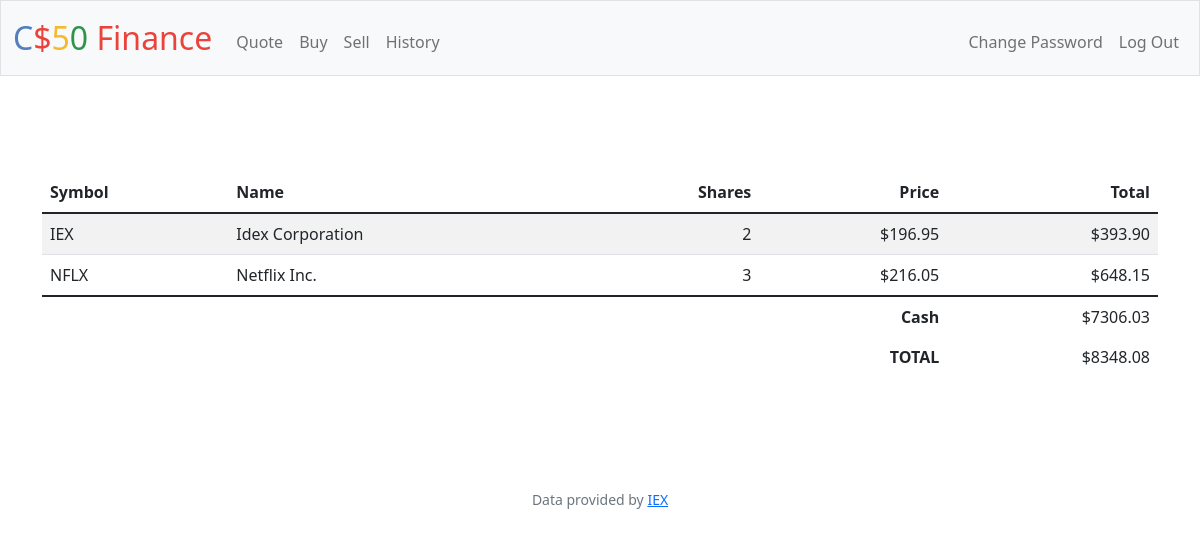
Page / (signed in) on the earlier database version.
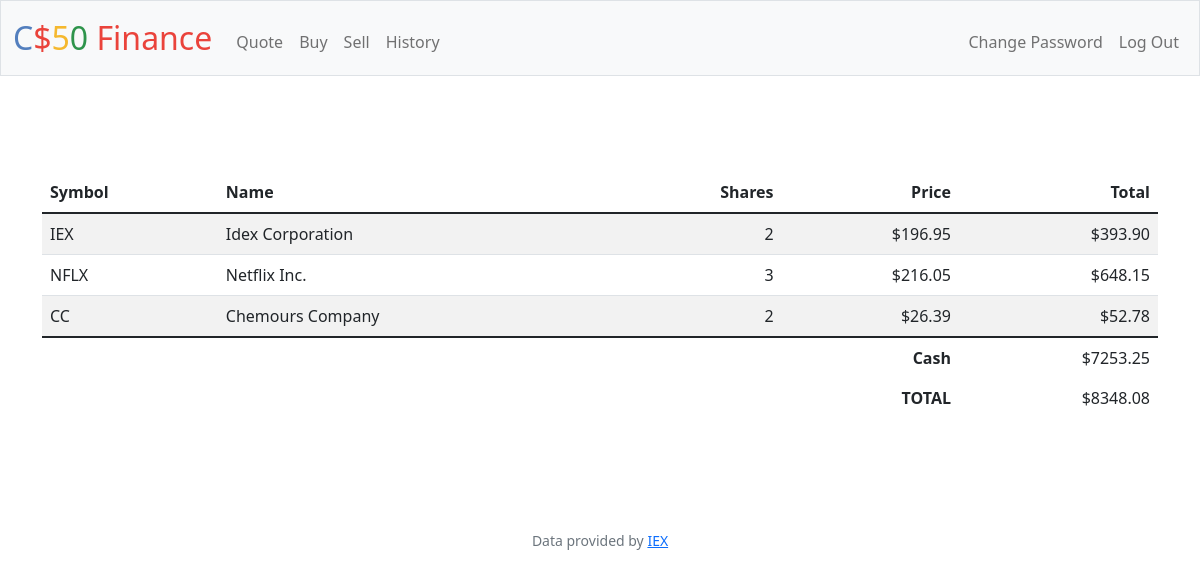
Same page on the later database version.
### tables this page shows
CREATE TABLE shares (
user_id INTEGER,
symbol TEXT NOT NULL,
name TEXT NOT NULL,
amount INTEGER NOT NULL,
price INTEGER NOT NULL,
timestamp DATETIME DEFAULT CURRENT_TIMESTAMP,
FOREIGN KEY(user_id) REFERENCES users(id)
);

CREATE TABLE users (id INTEGER PRIMARY KEY AUTOINCREMENT NOT NULL, username TEXT NOT NULL, hash TEXT NOT NULL, cash NUMERIC NOT NULL DEFAULT 10000.00);

### app.py (the view)
@app.route("/")
@login_required
def index():
    id = session["user_id"]
    shares = db.execute("SELECT * FROM shares WHERE user_id=?", id)
    cash = db.execute("SELECT cash FROM users WHERE id=?", id)
    return render_template("index.html", shares=shares, cash=cash[0])

### app.py (called while the page is built)
@app.after_request
def after_request(response):
    response.headers["Cache-Control"] = "no-cache, no-store, must-revalidate"
    response.headers["Expires"] = 0
    response.headers["Pragma"] = "no-cache"
    return response

### helpers.py (called while the page is built)
def login_required(f):
    @wraps(f)
    def decorated_function(*args, **kwargs):
        if session.get("user_id") is None:
            return redirect("/login")
        return f(*args, **kwargs)
    return decorated_function

### templates/index.html (shortened to what this page needs)
{% extends "layout.html" %}
{% block main %}
<main class="container py-5 text-center">
    <table class="table table-striped">
        <thead>
            <tr>
                <th class="text-start">Symbol</th>
                <th class="text-start">Name</th>
                <th class="text-end">Shares</th>
                <th class="text-end">Price</th>
                <th class="text-end">Total</th>
            </tr>
        </thead>
        <tbody>
            {% set ns = namespace (y = 0) %}
            {% for share in shares %}
            <tr>
                <td class="text-start">{{ share["symbol"] }}</td>
                <td class="text-start">{{ share["name"] }}</td>
                <td class="text-end">{{ share["amount"] }}</td>
                <td class="text-end">${{ share["price"] }}</td>
                {% set x =  share["price"]*share["amount"]  %}
                {% set ns.y = ns.y + x %}
                <td class="text-end">{{ "$%.2f"|format(x) }}</td>
            </tr>
            {% endfor %}
        </tbody>
        <tfoot>
            <tr>
                <td class="border-0 fw-bold text-end" colspan="4">Cash</td>
                {% set money = cash["cash"] %}
                <td class="border-0 text-end">{{ "$%.2f"|format(money) }}</td>
            </tr>
            <tr>
                <td class="border-0 fw-bold text-end" colspan="4">TOTAL</td>
                {% set total = ns.y + cash["cash"] %}
                <td class="border-0 w-bold text-end">{{ "$%.2f"|format(total) }}</td>
            </tr>
        </tfoot>
    </table>
</main>
{% endblock %}

### templates/layout.html (shortened to what this page needs)
<!DOCTYPE html>
<html lang="en">
    <head>
        <link href="https://cdn.jsdelivr.net/npm/bootstrap@5.1.3/dist/css/bootstrap.min.css" rel="stylesheet">
        <link href="/static/styles.css" rel="stylesheet">
    </head>
    <body>
        <nav class="bg-light border navbar navbar-expand-md navbar-light">
            <div class="container-fluid">
                <a class="navbar-brand" href="/"><span class="blue">C</span><span class="red">$</span><span class="yellow">5</span><span class="green">0</span> <span class="red">Finance</span></a>
                <div class="collapse navbar-collapse" id="navbar">
                    {% if session["user_id"] %}
                        <ul class="navbar-nav me-auto mt-2">
                            <li class="nav-item"><a class="nav-link" href="/quote">Quote</a></li>
                            <li class="nav-item"><a class="nav-link" href="/buy">Buy</a></li>
                            <li class="nav-item"><a class="nav-link" href="/sell">Sell</a></li>
                            <li class="nav-item"><a class="nav-link" href="/history">History</a></li>
                        </ul>
                        <ul class="navbar-nav ms-auto mt-2">
                            <li class="nav-item"><a class="nav-link" href="/changepass">Change Password</a></li>
                            <li class="nav-item"><a class="nav-link" href="/logout">Log Out</a></li>
                        </ul>
                    {% else %}
                        <ul class="navbar-nav ms-auto mt-2">
                            <li class="nav-item"><a class="nav-link" href="/register">Register</a></li>
                            <li class="nav-item"><a class="nav-link" href="/login">Log In</a></li>
                        </ul>
                    {% endif %}
                </div>
            </div>
        </nav>
        <main class="container-fluid py-5 text-center">
            {% block main %}{% endblock %}
        </main>
        <footer class="mb-5 small text-center text-muted">
            Data provided by <a href="https://iexcloud.io/">IEX</a>
        </footer>
    </body>
</html>

### static/styles.css (style rules this page uses)
nav .navbar-brand { font-size: xx-large; }
nav .navbar-brand .blue { color: #537fbe; }
nav .navbar-brand .red { color: #ea433b; }
nav .navbar-brand .yellow { color: #f5b82e; }
nav .navbar-brand .green { color: #2e944b; }

Differences in the rows shown:
added shares: symbol "CC", name "Chemours Company", amount "2", price "26.39", x "$52.78"
changed users: cash "$7306.03" → "$7253.25"
